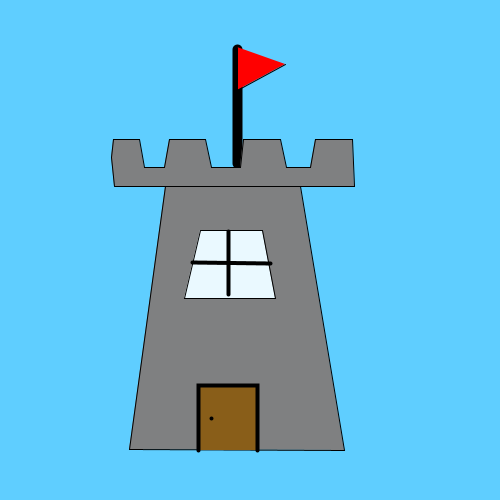
Frame 1 (no input)
Frame 60 (the mouse pressed at the canvas centre just before this capture): identical to frame 1, image omitted
Frame 120 (the mouse held since frame 60 and released just before this capture): identical to frame 1, image omitted

The Processing sketch that drew this single still picture (run headless with seeded random() and noise(); from frame 60 on, the mouse is pressed at the canvas centre):

// Processing sketch: Jackson__Sammie_Castle_Drawing
// ── Jackson__Sammie_Castle_Drawing.pde
void draw(){}
void mousePressed(){
println(mouseX,mouseY);
strokeWeight(7);
point(mouseX,mouseY);
}


void setup(){
  
  size(500,500);
  background(#5FCEFF);
beginShape();
fill(#7F8081);
vertex(165,186);
vertex(129,449);
vertex(344,450);
vertex(300,186);


endShape();

strokeWeight(10);
stroke(0,0,0);
line(237,163,237,49);

strokeWeight(1);
beginShape();
fill(#7F8081);
vertex(114,186);
vertex(354,186);
vertex(352,139);
vertex(315,139);
vertex(310,167);
vertex(286,167);
vertex(280,139);
vertex(243,139);
vertex(240,167);
vertex(211,167);
vertex(205,139);
vertex(169,139);
vertex(164,167);
vertex(144,167);
vertex(139,139);
vertex(113,139);
vertex(111,157);
vertex(114,186);
endShape();

beginShape();
fill(#EAF9FF);
vertex(200,230);
vertex(262,230);
vertex(275,298);
vertex(184,298);
vertex(200,230);

endShape();

fill(255,0,0);
beginShape();
vertex(237,47);
vertex(237,90);
vertex(285,64);
endShape();

strokeWeight(4);
line(228,231,228,294);
line(192,262,270,263);

beginShape();
fill(#895E19);
vertex(198,450);
vertex(198,385);
vertex(257,385);
vertex(257,450);
endShape();

point(211,418);
} 
